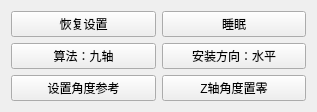
<?xml version="1.0" encoding="UTF-8"?>
<ui version="4.0">
 <class>Setting</class>
 <widget class="QWidget" name="Setting">
  <property name="geometry">
   <rect>
    <x>0</x>
    <y>0</y>
    <width>317</width>
    <height>99</height>
   </rect>
  </property>
  <property name="windowTitle">
   <string>Form</string>
  </property>
  <layout class="QGridLayout" name="gridLayout">
   <item row="0" column="0">
    <widget class="QPushButton" name="reset">
     <property name="toolTip">
      <string>恢复默认设置</string>
     </property>
     <property name="toolTipDuration">
      <number>-1</number>
     </property>
     <property name="whatsThis">
      <string>reset</string>
     </property>
     <property name="text">
      <string>恢复设置</string>
     </property>
    </widget>
   </item>
   <item row="0" column="1">
    <widget class="QPushButton" name="sleep">
     <property name="toolTip">
      <string>设置传感器休眠</string>
     </property>
     <property name="whatsThis">
      <string>sleep</string>
     </property>
     <property name="text">
      <string>睡眠</string>
     </property>
    </widget>
   </item>
   <item row="1" column="0">
    <widget class="QPushButton" name="algorithm">
     <property name="toolTip">
      <string>设置IMU算法(九轴、六轴)</string>
     </property>
     <property name="whatsThis">
      <string>algorithm_9</string>
     </property>
     <property name="accessibleName">
      <string>algorithm</string>
     </property>
     <property name="text">
      <string>算法：九轴</string>
     </property>
    </widget>
   </item>
   <item row="1" column="1">
    <widget class="QPushButton" name="direction">
     <property name="toolTip">
      <string>设置安装方向(水平、垂直)</string>
     </property>
     <property name="whatsThis">
      <string>vertical</string>
     </property>
     <property name="accessibleName">
      <string>direction</string>
     </property>
     <property name="text">
      <string>安装方向：水平</string>
     </property>
    </widget>
   </item>
   <item row="2" column="0">
    <widget class="QPushButton" name="angle_0">
     <property name="toolTip">
      <string>以当前角度设置角度参考</string>
     </property>
     <property name="whatsThis">
      <string>angle_0</string>
     </property>
     <property name="text">
      <string>设置角度参考</string>
     </property>
    </widget>
   </item>
   <item row="2" column="1">
    <widget class="QPushButton" name="z_0">
     <property name="toolTip">
      <string>以当前位置设置Z轴零偏</string>
     </property>
     <property name="whatsThis">
      <string>z_0</string>
     </property>
     <property name="text">
      <string>Z轴角度置零</string>
     </property>
    </widget>
   </item>
  </layout>
 </widget>
 <resources/>
 <connections/>
</ui>
